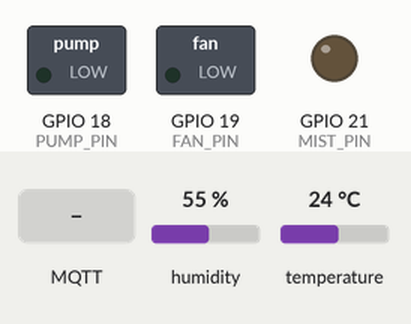
Recording of a sketch running on a simulated ESP32. Shown: switched loads named in the sketch (green lamp = pin HIGH), output pins drawn as LEDs (lit = HIGH). The test bench sets the inputs (shaded band); at power-on: humidity 55 %, temperature 24 °C. WiFi joins after 1.5 s; servers stay silent unless stated; random numbers use the default seed unless the sketch sets one; no MQTT or app messages arrive unless stated; what the sketch prints to the serial monitor is not drawn.

Above: at 2.3 s.
2.4 s: humidity set to 42 %
5.2 s: humidity set to 38 %
At 7.2 s:
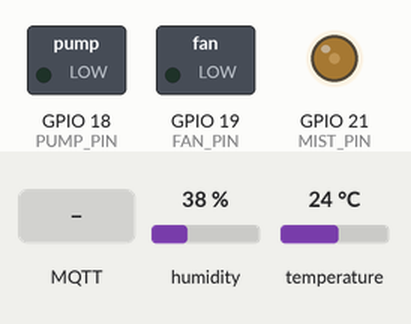
7.5 s: MQTT message "ON" arrives on the first subscribed topic
At 8.9 s:
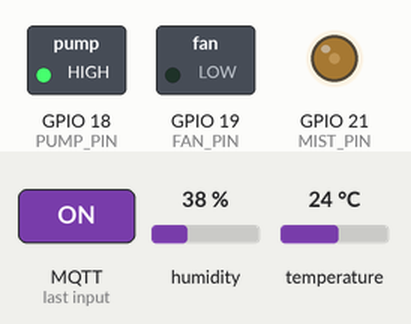
9.5 s: MQTT message "ON" arrives on the second subscribed topic
At 10.6 s:
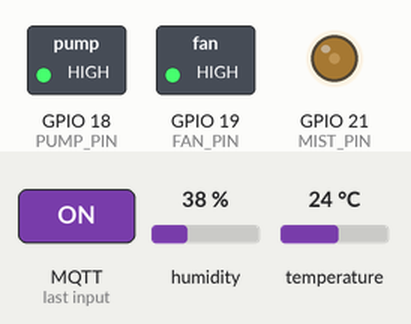
11.5 s: MQTT message "garden/pump/control" arrives on the first subscribed topic
At 12.3 s:
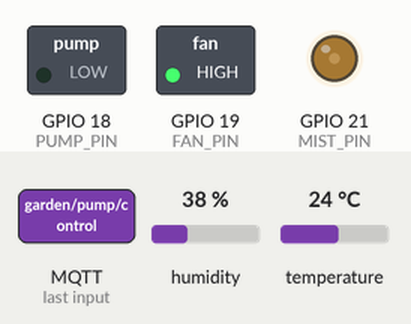
Timing chart, 0 to 14.5 s (numbered marks = the images above; inputs shaded):
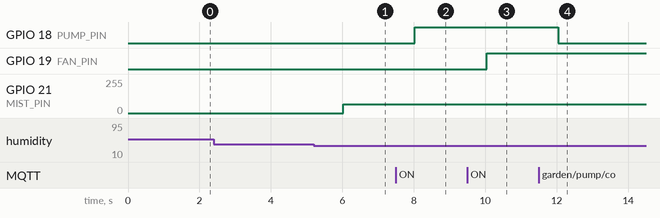

Measured:
- the behaviour switches between 40 and 39 % on humidity (found by bisection; images 0 and 1)
- after the input at 2.4 s, every drawn part: stays the same
- after the input at 5.2 s, GPIO 21 (MIST_PIN): 0/255 → 64/255 after 0.83 s
- after the input at 7.5 s, GPIO 18 (PUMP_PIN): LOW → HIGH after 0.53 s
- after the input at 9.5 s, GPIO 19 (FAN_PIN): LOW → HIGH after 0.54 s
- after the input at 11.5 s, GPIO 18 (PUMP_PIN): HIGH → LOW after 0.54 s

The sketch:

code.ino
```cpp
#include <WiFi.h>
#include <PubSubClient.h>
#include <DHT.h>

// Cấu hình chân phần cứng khớp với diagram.json
#define DHTPIN 4
#define DHTTYPE DHT22
#define PUMP_PIN 18
#define FAN_PIN 19
#define MIST_PIN 21

// Thông tin Wi-Fi và MQTT Broker
const char* ssid = "Wokwi-GUEST";
const char* password = "";
const char* mqtt_server = "broker.hivemq.com";

WiFiClient espClient;
PubSubClient client(espClient);
DHT dht(DHTPIN, DHTTYPE);

// Cấu trúc dữ liệu gửi qua hàng đợi dataQueue
struct SensorData {
  float temperature;
  float humidity;
};

// Khai báo FreeRTOS Queues theo yêu cầu đề bài
QueueHandle_t dataQueue;
QueueHandle_t alertQueue;

// Biến trạng thái điều khiển thủ công (Manual) cho Máy bơm và Quạt
bool pumpState = false;
bool fanState = false;

// Hàm callback nhận lệnh điều khiển từ Web/App qua MQTT
void callback(char* topic, byte* payload, unsigned int length) {
  String message = "";
  for (unsigned int i = 0; i < length; i++) {
    message += (char)payload[i];
  }

  if (String(topic) == "garden/pump/control") {
    pumpState = (message == "ON");
    digitalWrite(PUMP_PIN, pumpState ? HIGH : LOW);
    Serial.printf("[MQTT] Máy bơm: %s\n", pumpState ? "BẬT" : "TẮT");
  }
  else if (String(topic) == "garden/fan/control") {
    fanState = (message == "ON");
    digitalWrite(FAN_PIN, fanState ? HIGH : LOW);
    Serial.printf("[MQTT] Quạt gió: %s\n", fanState ? "BẬT" : "TẮT");
  }
}

// =================================================================
// 1. "Task truyền data": Kết nối Wi-Fi/MQTT, đọc data Queue, gửi lên Broker (Core 0)
// =================================================================
void taskTransmission(void *pvParameters) {
  // Kết nối Wi-Fi
  WiFi.begin(ssid, password);
  while (WiFi.status() != WL_CONNECTED) {
    vTaskDelay(500 / portTICK_PERIOD_MS);
  }
  Serial.println("[Core 0] Đã kết nối Wi-Fi thành công!");

  client.setServer(mqtt_server, 1883);
  client.setCallback(callback);

  SensorData receivedData;

  while (true) {
    // Duy trì kết nối MQTT Broker
    if (!client.connected()) {
      while (!client.connected()) {
        String clientId = "ESP32GardenClient-" + String(random(0xffff), HEX);
        if (client.connect(clientId.c_str())) {
          client.subscribe("garden/pump/control");
          client.subscribe("garden/fan/control");
          Serial.println("[Core 0] Đã kết nối MQTT Broker!");
        } else {
          vTaskDelay(2000 / portTICK_PERIOD_MS);
        }
      }
    }
    client.loop();

    // Lấy dữ liệu từ hàng đợi "data Queue" và publish lên MQTT Broker
    if (xQueueReceive(dataQueue, &receivedData, portMAX_DELAY) == pdPASS) {
      String payload = "{\"temperature\": " + String(receivedData.temperature) +
                       ", \"humidity\": " + String(receivedData.humidity) + "}";
      client.publish("garden/sensor/data", payload.c_str());
    }
  }
}

// =================================================================
// 2. "Task đọc data": Đọc cảm biến DHT22, in serial, gửi vào dataQueue & dataAlert (Core 1)
// =================================================================
void taskReadSensor(void *pvParameters) {
  dht.begin();
  SensorData data;
  float alertHumidity;

  while (true) {
    data.humidity = dht.readHumidity();
    data.temperature = dht.readTemperature();

    // Kiểm tra dữ liệu hợp lệ từ DHT22
    if (!isnan(data.humidity) && !isnan(data.temperature)) {
      // Hiển thị dữ liệu qua giao tiếp serial
      Serial.printf("[Core 1 - Sensor] Nhiệt độ: %.1f°C | Độ ẩm: %.1f%%\n", data.temperature, data.humidity);

      // Gửi dữ liệu đầy đủ vào hàng đợi "data Queue"
      xQueueSend(dataQueue, &data, portMAX_DELAY);

      // Gửi dữ liệu độ ẩm vào hàng đợi "data Alert" cho task cảnh báo
      alertHumidity = data.humidity;
      xQueueSend(alertQueue, &alertHumidity, portMAX_DELAY);
    } else {
      Serial.println("[Core 1 - Sensor] Lỗi đọc cảm biến DHT22!");
    }

    vTaskDelay(2000 / portTICK_PERIOD_MS); // Chu kỳ đọc mỗi 2 giây
  }
}

// =================================================================
// 3. "Task cảnh báo": Đọc data Alert, điều khiển phun sương theo thuật toán (Core 1)
// =================================================================
void taskAlertControl(void *pvParameters) {
  float hum;

  // Cấu hình PWM chân phun sương theo chuẩn ESP32 Core mới
  ledcAttach(MIST_PIN, 5000, 8); // Tần số 5kHz, độ phân giải 8-bit (0-255)

  while (true) {
    // Đọc dữ liệu từ hàng đợi "data Alert"
    if (xQueueReceive(alertQueue, &hum, portMAX_DELAY) == pdPASS) {

      // Thuật toán cho cây công nghiệp (cà phê, hồ tiêu - độ ẩm ổn định 40%-60%)
      if (hum < 30.0) {
        // Dưới 30%: Bật 100% công suất (255), trong 30 giây
        ledcWrite(MIST_PIN, 255);
        Serial.println(">>> [CẢNH BÁO] Độ ẩm < 30%! Phun sương 100% công suất trong 30s.");
        vTaskDelay(30000 / portTICK_PERIOD_MS);
      }
      else if (hum >= 30.0 && hum < 35.0) {
        // Từ 30% - 35%: Bật 50% công suất (128), trong 20 giây
        ledcWrite(MIST_PIN, 128);
        Serial.println(">>> [CẢNH BÁO] Độ ẩm 30%-35%. Phun sương 50% công suất trong 20s.");
        vTaskDelay(20000 / portTICK_PERIOD_MS);
      }
      else if (hum >= 35.0 && hum < 40.0) {
        // Từ 35% - 40%: Bật 25% công suất (64), trong 10 giây
        ledcWrite(MIST_PIN, 64);
        Serial.println(">>> [CẢNH BÁO] Độ ẩm 35%-40%. Phun sương 25% công suất trong 10s.");
        vTaskDelay(10000 / portTICK_PERIOD_MS);
      }
      else {
        // Độ ẩm từ 40% - 60% trở lên (Mức tối ưu): Tắt máy phun sương
        ledcWrite(MIST_PIN, 0);
      }
    }
  }
}

// =================================================================
// SETUP & LOOP (Khởi tạo hệ thống RTOS)
// =================================================================
void setup() {
  Serial.begin(115200);

  // Cấu hình chân thiết bị thủ công
  pinMode(PUMP_PIN, OUTPUT);
  pinMode(FAN_PIN, OUTPUT);
  digitalWrite(PUMP_PIN, LOW);
  digitalWrite(FAN_PIN, LOW);

  // Khởi tạo các Hàng đợi (Queues) trong FreeRTOS
  dataQueue = xQueueCreate(10, sizeof(SensorData));
  alertQueue = xQueueCreate(10, sizeof(float));

  // Tạo "Task truyền data" gán chạy trên Core 0
  xTaskCreatePinnedToCore(
    taskTransmission,
    "TaskTransmission",
    4096,
    NULL,
    1,
    NULL,
    0                    // Core 0
  );

  // Tạo "Task đọc data" gán chạy trên Core 1
  xTaskCreatePinnedToCore(
    taskReadSensor,
    "TaskReadSensor",
    4096,
    NULL,
    2,
    NULL,
    1                    // Core 1
  );

  // Tạo "Task cảnh báo" gán chạy trên Core 1
  xTaskCreatePinnedToCore(
    taskAlertControl,
    "TaskAlertControl",
    4096,
    NULL,
    2,
    NULL,
    1                    // Core 1
  );
}

void loop() {
  // FreeRTOS đã quản lý đa nhiệm hoàn toàn trên các Task, vòng lặp chính để trống.
  vTaskDelay(1000 / portTICK_PERIOD_MS);
}
```
